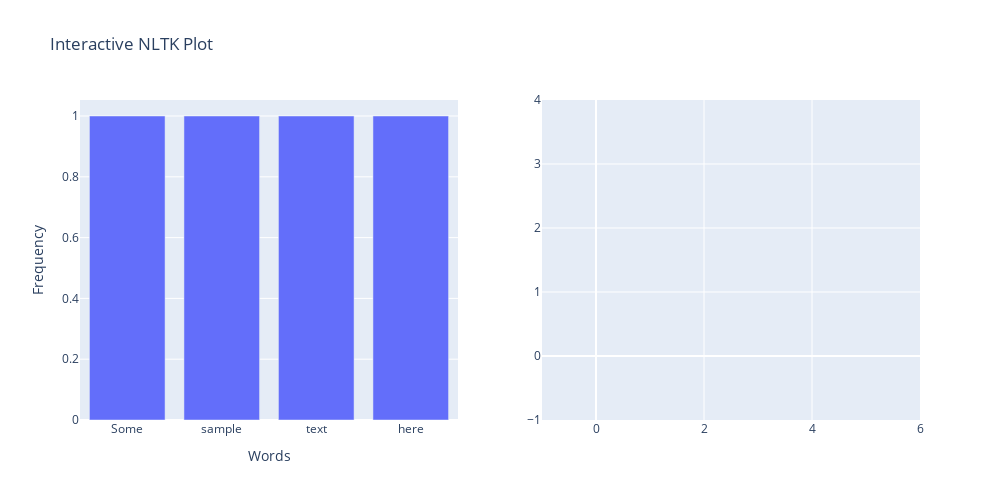

The notebook cell this image was saved under:
### Code cell
import plotly.graph_objs as go
from plotly.subplots import make_subplots

# Get the top 20 words and their frequencies
top_words = [word for word, freq in fdist.most_common(20)]
top_freqs = [freq for word, freq in fdist.most_common(20)]

# Create a subplots figure with one bar chart and one scatter plot
fig = make_subplots(rows=1, cols=2, specs=[[{}, {"type": "scatter"}]])

# Add the bar chart of the top 20 words and their frequencies
fig.add_trace(
    go.Bar(x=top_words, y=top_freqs),
    row=1,
    col=1
)

# Define the click event for the scatter plot
def scatter_click(trace, points, state):
    # Get the word at the selected point
    word = points.point_inds[0]

    # Create a frequency distribution of the word's context words
    cfd = nltk.ConditionalFreqDist(nltk.bigrams(words))
    context_words = [word.lower() for word in cfd[word].most_common(20)]

    # Update the x-axis and y-axis of the scatter plot with the context words
    fig.update_traces(x=[context_words], y=[list(range(1, len(context_words) + 1))], selector=dict(type='scatter'))

# Add the scatter plot of the selected word's context words
fig.add_trace(
    go.Scatter(x=[], y=[], mode="markers+text", marker={"size": 10}),
    row=1,
    col=2
)

# Set the click event for the scatter plot
fig.data[1].on_click(scatter_click)

# Set the layout for the figure
fig.update_layout(
    title="Interactive NLTK Plot",
    xaxis_title="Words",
    yaxis_title="Frequency",
    height=500,
    width=1000,
    showlegend=False
)

# Show the figure
fig.show()

### Figure 1 — Plotly figure (JSON) as saved in the notebook; plotly's stock layout.template omitted (floating-point values rounded to 4 significant figures)
{"data": [{"type": "bar", "x": ["Some", "sample", "text", "here"], "xaxis": "x", "y": [1, 1, 1, 1], "yaxis": "y"}, {"marker": {"size": 10}, "mode": "markers+text", "type": "scatter", "x": [], "xaxis": "x2", "y": [], "yaxis": "y2"}], "layout": {"height": 500, "showlegend": false, "title": {"text": "Interactive NLTK Plot"}, "width": 1000, "xaxis": {"anchor": "y", "domain": [0, 0.45], "title": {"text": "Words"}}, "xaxis2": {"anchor": "y2", "domain": [0.55, 1]}, "yaxis": {"anchor": "x", "domain": [0, 1], "title": {"text": "Frequency"}}, "yaxis2": {"anchor": "x2", "domain": [0, 1]}}}
